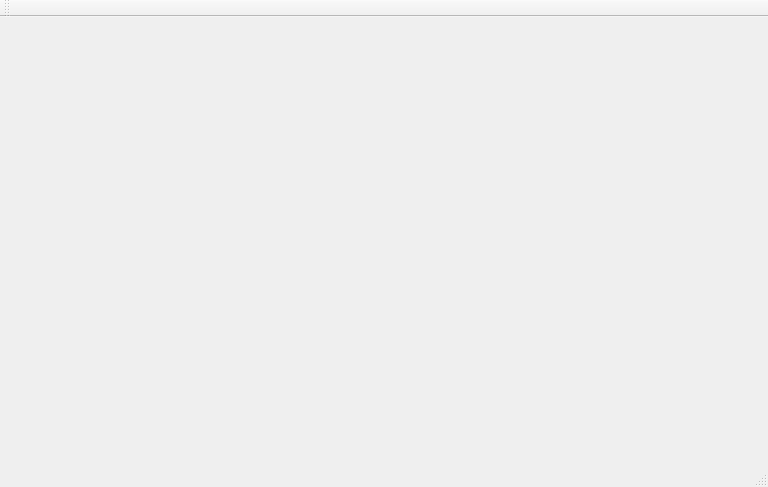
<?xml version="1.0" encoding="UTF-8"?>
<ui version="4.0">
 <class>MainWindow</class>
 <widget class="QMainWindow" name="MainWindow">
  <property name="geometry">
   <rect>
    <x>0</x>
    <y>0</y>
    <width>768</width>
    <height>487</height>
   </rect>
  </property>
  <property name="windowTitle">
   <string>MainWindow</string>
  </property>
  <widget class="QWidget" name="centralWidget">
   <layout class="QVBoxLayout" name="verticalLayout_2">
    <item>
     <layout class="QVBoxLayout" name="verticalLayout"/>
    </item>
   </layout>
  </widget>
  <widget class="QMenuBar" name="menuBar">
   <property name="geometry">
    <rect>
     <x>0</x>
     <y>0</y>
     <width>768</width>
     <height>23</height>
    </rect>
   </property>
  </widget>
  <widget class="QToolBar" name="mainToolBar">
   <attribute name="toolBarArea">
    <enum>TopToolBarArea</enum>
   </attribute>
   <attribute name="toolBarBreak">
    <bool>false</bool>
   </attribute>
  </widget>
  <widget class="QStatusBar" name="statusBar"/>
 </widget>
 <layoutdefault spacing="6" margin="11"/>
 <resources/>
 <connections/>
</ui>
